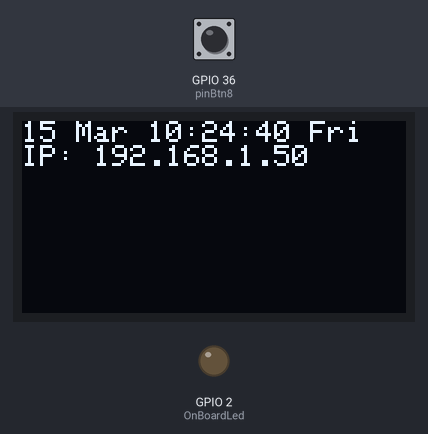
A sketch run on a simulated ESP32-S3. Shown: 128×64 one-colour display, output pins drawn as LEDs (lit = HIGH). The test bench sets the inputs (shaded band); at power-on: GPIO 36 (pinBtn8) HIGH. The display library's start-up logo is not drawn; the local clock reads 2024-03-15 10:24:30 at power-on unless the sketch sets it; what the sketch prints to the serial monitor is not drawn.

Above: at 10.3 s.
10.4 s: GPIO 36 (pinBtn8) pulled LOW for 0.15 s
At 11.5 s:
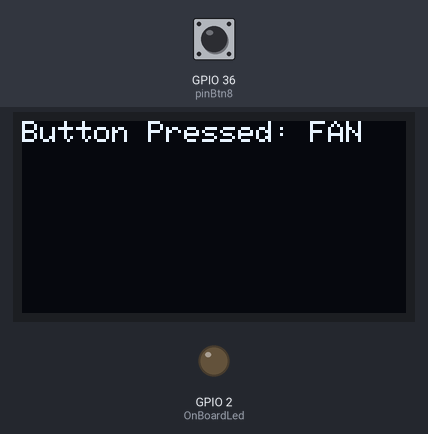
13.5 s: GPIO 36 (pinBtn8) pulled LOW for 1 s
At 15.79 s:
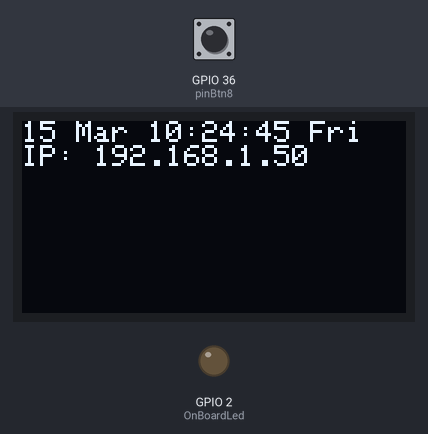
17.0 s: GPIO 36 (pinBtn8) pulled LOW for 3.2 s
At 20.8 s:
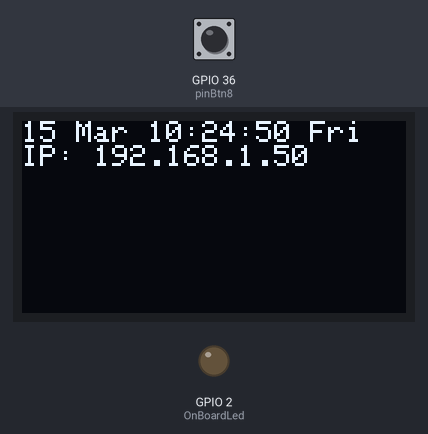
Timing chart, 0 to 22.3 s (numbered marks = the images above; inputs shaded):
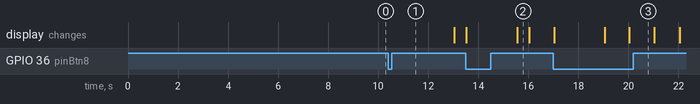

The sketch:

HomeAutomation_V1.ino
```cpp
#include <MyWifi.h>

#include <WebServer.h>
#include <HTTPClient.h>
#include "time.h"
#include <SPI.h>
#include <Wire.h>
#include <Adafruit_GFX.h>

/// Pin configuration
// Touch 4, 12, 13, 14, 15, 27, 32, 33
// Touch 12, 14, 15
#define OnBoardLed 2
#define pinBtn1 26
#define pinBtn2 25
#define pinBtn3 33
#define pinBtn4 32
#define pinBtn5 35
#define pinBtn6 34
#define pinBtn7 39
#define pinBtn8 36 // On board button

#define pinRelay1 4
#define pinRelay2 16
#define pinRelay3 17
#define pinRelay4 18
#define pinRelay5 19
#define pinRelay6 23 //LED
#define pinRelay7 27 //LED OR BUZZER
#define pinRelay8 13

/// Display & Wifi configuration
#define SCREEN_WIDTH 128 // OLED display width, in pixels
#define SCREEN_HEIGHT 64 // OLED display height, in pixels
// Declaration for an SSD1306 display connected to I2C (SDA, SCL pins)
#define OLED_RESET -1 // Reset pin # (or -1 if sharing Arduino reset pin)
extern Adafruit_SSD1306 display(SCREEN_WIDTH, SCREEN_HEIGHT, &Wire, OLED_RESET);
extern MyDisplay myDisplay(true);
MyWifi myWifi(OnBoardLed); // On board led


/// Time Server configuration
const char* ntpServer = "pool.ntp.org";
const long  gmtOffset_sec = 19800;
const int   daylightOffset_sec = 0;
unsigned long now = millis();
struct tm timeinfo;
int currentDate = 0;

/// Web Server configuration
WebServer server(80);

/// Custom configuration
String msg = "";

// Button configuration
struct Button {
  const uint8_t PIN;
  String Name;
  const uint8_t PIN_Relay;
  uint32_t lastTrigger;
  uint32_t timeSeconds;
  boolean startTimer;
  boolean processButton;
};
void buttonPressed(Button btn){
  if (millis() - btn.lastTrigger > 500) {
    btn.lastTrigger = millis();
    msg = "Button Pressed: "+btn.Name;
    Serial.println(msg);
    btn.processButton = true;
    myDisplay.showMsg(msg);
  }
}

// Creating Toggle Button
Button Btn8 = {pinBtn8, "FAN", pinRelay8, 0, 0, false, false};
void IRAM_ATTR buttonIntp8() {
  buttonPressed(Btn8);
}


void setup() {
  if(!getLocalTime(&timeinfo)){
    initTime();
  }

  pinMode(Btn8.PIN, INPUT);
  attachInterrupt(digitalPinToInterrupt(Btn8.PIN), buttonIntp8, FALLING);
}


void loop() {
  // Current time
  now = millis();
  checkWifi();
  updateDisplay();

  if (Btn8.processButton){
    Btn8.processButton = false;
    if (digitalRead(Btn8.PIN_Relay) == LOW)
      digitalWrite(Btn8.PIN_Relay, HIGH);
    else
      digitalWrite(Btn8.PIN_Relay, LOW);
  }

}


void initTime(){
  // Init and get the time
  configTime(gmtOffset_sec, daylightOffset_sec, ntpServer);
  updateDisplay();
}

void updateDisplay(){
  if(!getLocalTime(&timeinfo)){
    Serial.println("Failed to obtain time");
    return;
  }
  //Serial.println(&timeinfo, "%d %b %H:%M:%S %a");

  display.clearDisplay();
  display.setCursor(0,0);
  display.println(&timeinfo, "%d %b %H:%M:%S %a");
  display.print("IP: "); display.println(myWifi.IP.toString().c_str());
  display.display();
}

void checkWifi(){
  if (WiFi.status() != WL_CONNECTED ) //&& timeinfo.tm_hour != myWifi.wifiLastRetry)
  {
    myWifi.wifiLastRetry = millis();
    myWifi.initWifi(false);
    digitalWrite(OnBoardLed, HIGH);
  }
  else{
    digitalWrite(OnBoardLed, LOW);
  }

}
```
